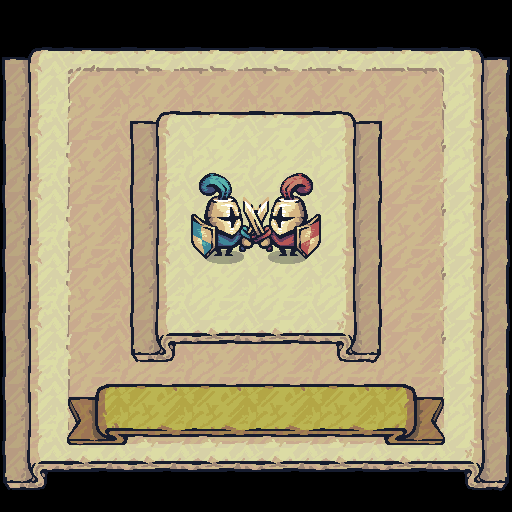

This is a level from a 2D game, rendered from its Tiled map with the project's own tilesets. A one-line summary and the complete map file follow:
An orthogonal 8x8 tile map with 64x64 px tiles, 5 tile layers (morebf, new bf, bf, Blue, ...), 10 tilesets.

<map version="1.10" tiledversion="1.11.0" orientation="orthogonal" renderorder="right-down" width="8" height="8" tilewidth="64" tileheight="64" infinite="0" nextlayerid="7" nextobjectid="2">
 <tileset firstgid="1" source="Warrior_Blue.tsx" />
 <tileset firstgid="433" source="UI/Warrior_Red_Idle.tsx" />
 <tileset firstgid="487" source="UI/Banner_Connection_Left_64.tsx" />
 <tileset firstgid="496" source="UI/Banner_Connection_Right_64.tsx" />
 <tileset firstgid="505" source="UI/Ribbon_Red_3Slides.tsx" />
 <tileset firstgid="508" source="UI/Ribbon_Yellow_3Slides_64.tsx" />
 <tileset firstgid="511" source="UI/Carved_9Slides.tsx" />
 <tileset firstgid="520" source="UI/Button_Disable_9Slides.tsx" />
 <tileset firstgid="529" source="Warrior_Blue_192.tsx" />
 <tileset firstgid="577" source="Warrior_Red_Idle_192.tsx" />
 <layer id="5" name="morebf" width="8" height="8">
  <data encoding="csv">
487,497,497,497,497,497,497,498,
490,491,491,491,491,491,491,501,
490,491,515,515,515,515,491,501,
490,491,515,515,515,515,491,501,
490,491,515,515,515,515,491,501,
490,491,491,515,515,515,491,501,
490,491,491,491,491,491,491,501,
493,494,494,494,494,494,494,504
</data>
 </layer>
 <layer id="4" name="new bf" width="8" height="8">
  <data encoding="csv">
0,0,0,0,0,0,0,0,
0,511,512,512,512,512,513,0,
0,514,0,0,0,0,516,0,
0,514,0,0,0,0,516,0,
0,514,0,0,0,0,516,0,
0,514,515,515,515,515,516,0,
0,517,518,518,518,518,519,0,
0,0,0,0,0,0,0,0
</data>
 </layer>
 <layer id="3" name="bf" width="8" height="8">
  <data encoding="csv">
0,0,0,0,0,0,0,0,
0,0,487,488,488,498,0,0,
0,0,490,491,491,501,0,0,
0,0,490,491,491,501,0,0,
0,0,490,491,491,501,0,0,
0,0,493,494,494,504,0,0,
0,508,509,509,509,509,510,0,
0,0,0,0,0,0,0,0
</data>
 </layer>
 <layer id="1" name="Blue" width="8" height="8">
  <data encoding="csv">
0,0,0,0,0,0,0,0,
0,0,0,0,0,0,0,0,
0,0,1,0,3,0,0,0,
0,0,0,0,0,0,0,0,
0,0,529,0,39,0,0,0,
0,0,0,0,0,0,0,0,
0,0,0,0,0,0,0,0,
0,0,0,0,0,0,0,0
</data>
 </layer>
 <layer id="2" name="red" width="8" height="8">
  <data encoding="csv">
0,0,0,0,0,0,0,0,
0,0,0,0,0,0,0,0,
0,0,0,433,0,435,0,0,
0,0,0,0,0,0,0,0,
0,0,0,577,0,471,0,0,
0,0,0,0,0,0,0,0,
0,0,0,0,0,0,0,0,
0,0,0,0,0,0,0,0
</data>
 </layer>
</map>
